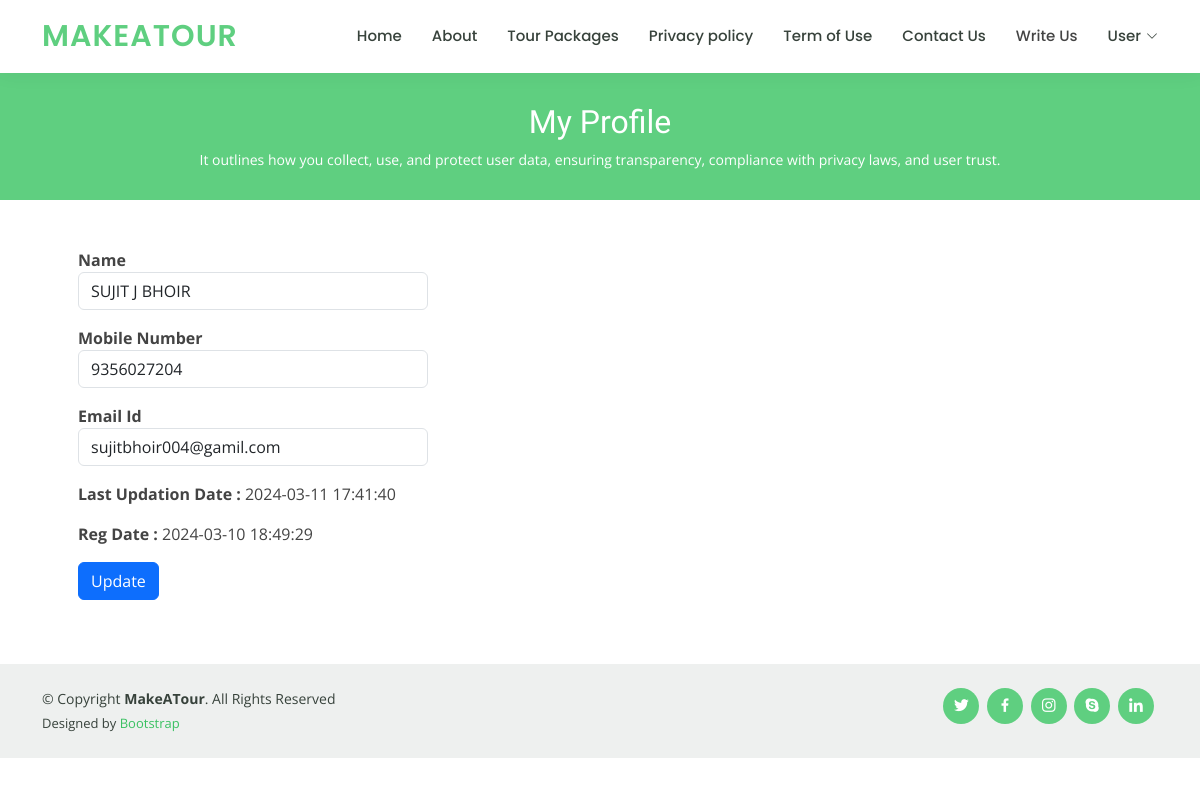
Before: /profile.php (signed in) with the older database file.
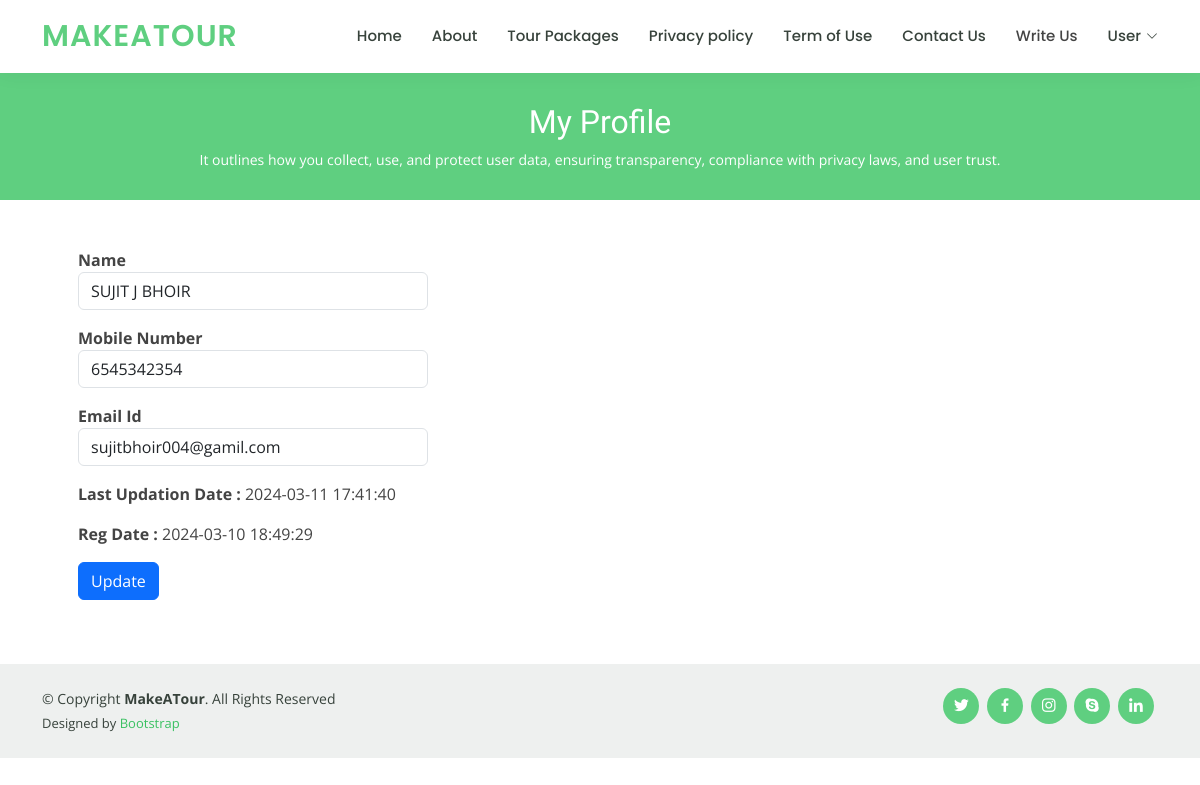
After: the same page with the newer database file.
### tables this page shows
CREATE TABLE `tblusers` (
  `id` int(11) NOT NULL,
  `FullName` varchar(100) DEFAULT NULL,
  `MobileNumber` char(10) DEFAULT NULL,
  `EmailId` varchar(70) DEFAULT NULL,
  `Password` varchar(100) DEFAULT NULL,
  `RegDate` timestamp NULL DEFAULT current_timestamp(),
  `UpdationDate` timestamp NULL DEFAULT NULL ON UPDATE current_timestamp()
);

### profile.php (the view, shortened to what this page needs)
<?php
include('includes/config.php');
if(strlen($_SESSION['login'])==0)
	{
header('location:index.php');
}
else{
?>
<!DOCTYPE html>
<html lang="en">
<head>
  <link href="assets/vendor/animate.css/animate.min.css" rel="stylesheet">
  <link href="assets/vendor/aos/aos.css" rel="stylesheet">
  <link href="assets/vendor/bootstrap/css/bootstrap.min.css" rel="stylesheet">
  <link href="assets/vendor/bootstrap-icons/bootstrap-icons.css" rel="stylesheet">
  <link href="assets/vendor/boxicons/css/boxicons.min.css" rel="stylesheet">
  <link href="assets/vendor/remixicon/remixicon.css" rel="stylesheet">
  <link href="assets/vendor/swiper/swiper-bundle.min.css" rel="stylesheet">
  <link href="assets/css/style.css" rel="stylesheet">
</head>
<body>
<?php include('includes/header.php');?>
  <main id="main">
    <div class="breadcrumbs" data-aos="fade-in">
      <div class="container">
        <h2>My Profile</h2>
        <p>It outlines how you collect, use, and protect user data, ensuring transparency, compliance with privacy laws, and user trust.</p>
      </div>
    </div>
    <div class="container p-5">
		<form name="chngpwd" method="post">
<?php
$useremail=$_SESSION['login'];
$sql = "SELECT * from tblusers where EmailId=:useremail";
$query = $dbh -> prepare($sql);
$query -> bindParam(':useremail',$useremail, PDO::PARAM_STR);
$query->execute();
$results=$query->fetchAll(PDO::FETCH_OBJ);
if($query->rowCount() > 0)
{
foreach($results as $result)
{	?>
	<p style="width: 350px;">
			<b>Name</b>  <input type="text" name="name" value="<?php echo htmlentities($result->FullName);?>" class="form-control" id="name" required="">
	</p>
<p style="width: 350px;">
<b>Mobile Number</b>
<input type="text" class="form-control" name="mobileno" maxlength="10" value="<?php echo htmlentities($result->MobileNumber);?>" id="mobileno"  required="">
</p>
<p style="width: 350px;">
<b>Email Id</b>
	<input type="email" class="form-control" name="email" value="<?php echo htmlentities($result->EmailId);?>" id="email" readonly>
			</p>
<p style="width: 350px;">
<b>Last Updation Date : </b>
<?php echo htmlentities($result->UpdationDate);?>
</p>
<p style="width: 350px;">
<b>Reg Date :</b>
<?php echo htmlentities($result->RegDate);?>
			</p>
<?php }} ?>
			<p style="width: 350px;">
<button type="submit" name="submit6" class="btn-primary btn">Update</button>
			</p>
			</form>
	</div>
  </main>
  <?php include('includes/footer.php');?>
</body>
</html>
<?php } ?>

Changed rows visible on the page:
changed tblusers "SUJIT J BHOIR": mobileno "9356027204" → "6545342354"
